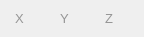
  <widget class="QWidget" name="layoutWidget">
   <property name="geometry">
    <rect>
     <x>20</x>
     <y>160</y>
     <width>144</width>
     <height>18</height>
    </rect>
   </property>
   <layout class="QHBoxLayout" name="horizontalLayout_3">
    <property name="spacing">
     <number>20</number>
    </property>
    <item>
     <widget class="QLabel" name="lbl_x2">
      <property name="maximumSize">
       <size>
        <width>21</width>
        <height>16</height>
       </size>
      </property>
      <property name="font">
       <font>
        <family>Arial</family>
        <pointsize>10</pointsize>
       </font>
      </property>
      <property name="styleSheet">
       <string notr="true">QLabel {color: rgb(150, 150, 150);}</string>
      </property>
      <property name="text">
       <string>X</string>
      </property>
     </widget>
    </item>
    <item>
     <widget class="QLabel" name="lbl_y2">
      <property name="maximumSize">
       <size>
        <width>21</width>
        <height>16</height>
       </size>
      </property>
      <property name="font">
       <font>
        <family>Arial</family>
        <pointsize>10</pointsize>
       </font>
      </property>
      <property name="styleSheet">
       <string notr="true">QLabel {color: rgb(150, 150, 150);}</string>
      </property>
      <property name="text">
       <string>Y</string>
      </property>
     </widget>
    </item>
    <item>
     <widget class="QLabel" name="lbl_z2">
      <property name="maximumSize">
       <size>
        <width>21</width>
        <height>16</height>
       </size>
      </property>
      <property name="font">
       <font>
        <family>Arial</family>
        <pointsize>10</pointsize>
       </font>
      </property>
      <property name="styleSheet">
       <string notr="true">QLabel {color: rgb(150, 150, 150);}</string>
      </property>
      <property name="text">
       <string>Z</string>
      </property>
     </widget>
    </item>
   </layout>
  </widget>
